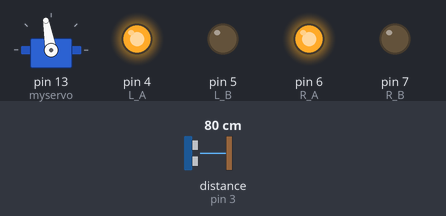
Simulated run of this sketch. Board: Arduino Uno, built with avr-gcc and run on an emulated ATmega328P. On the bench: servo, output pins drawn as LEDs (lit = HIGH). Wiring (inferred from the names in the program): ultrasonic range finder: trigger pin 2; echo pin 3. Dashed ring = blinking. Inputs (shaded band) come from the test bench; at power-on: distance to the obstacle (sensor on pin 3) 80 cm. The echo pulse lasts 58.3 µs per cm; pins used as bus, display or sensor lines are not drawn.

Above: at 1.4 s.
1.5 s: distance to the obstacle (sensor on pin 3) set to 39 cm
3.0 s: distance to the obstacle (sensor on pin 3) set to 33 cm
At 4.25 s:
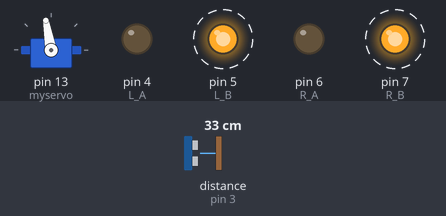
6.0 s: distance to the obstacle (sensor on pin 3) set to 60 cm
At 7.2 s:
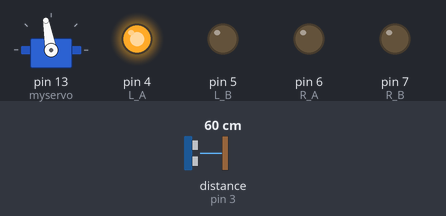
8.8 s: distance to the obstacle (sensor on pin 3) set to 35 cm
At 9.29 s:
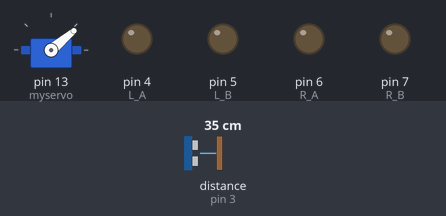
11.8 s: distance to the obstacle (sensor on pin 3) set to 23 cm
14.8 s: distance to the obstacle (sensor on pin 3) set to 19 cm
At 15.28 s:
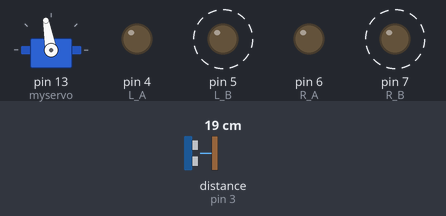
Timing chart, 0 to 18.8 s (numbered marks = the images above; inputs shaded):
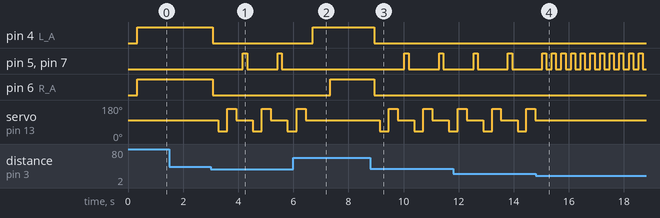

The sketch:

my_car.ino
```cpp
#include <Servo.h>
Servo myservo;  // 定义舵机变量
const int TrigPin = 2;
const int EchoPin = 3;
int L_A = 4;
int L_B = 5;
int R_A = 6;
int R_B = 7;
float a[6]={};
float CJ_data_a;

void csb(int pos)
{
  myservo.write(pos);
  delay(250);       //舵机动作时间
}

void Go_run()
{
  digitalWrite(L_A,HIGH);
  digitalWrite(L_B,LOW);
  digitalWrite(R_A,HIGH);
  digitalWrite(R_B,LOW);
}


void Go_back()
{
  digitalWrite(L_A,LOW);
  digitalWrite(L_B,HIGH);
  digitalWrite(R_A,LOW);
  digitalWrite(R_B,HIGH);
  delay(80);
}

void left()
{
  digitalWrite(L_A,HIGH);
  digitalWrite(L_B,LOW);
  digitalWrite(R_A,LOW);
  digitalWrite(R_B,LOW);
  delay(550);
}

void right()
{
  digitalWrite(L_A,LOW);
  digitalWrite(L_B,LOW);
  digitalWrite(R_A,HIGH);
  digitalWrite(R_B,LOW);
  delay(550);
}

void stop()
{
  digitalWrite(L_A,LOW);
  digitalWrite(L_B,LOW);
  digitalWrite(R_A,LOW);
  digitalWrite(R_B,LOW);
}

//读取前置超声波测距数据
void read_csb(int TrigPin,int EchoPin)
{
  unsigned int s,t,f;
  // 产生一个10us的高脉冲去触发TrigPin
  for (s=0;s<6;s++)         //连续6次，读取前置超声波测距数值
  {
    digitalWrite(TrigPin, LOW);    //引脚 2 为 低
    delayMicroseconds(2);           //延时
    digitalWrite(TrigPin, HIGH);   //引脚 3 为 高
    delayMicroseconds(10);
    digitalWrite(TrigPin, LOW);           // 检测脉冲宽度，并计算出距离
    a[s] = pulseIn(EchoPin, HIGH) / 58.00;   //s 即为上面的0～6的数值。分别将数值存入a[0]～a[5]中
    delay(10);
  }
}

//对超声波数组进行排序（冒泡法：小额数值往上走，大的数值往下走）
void Cj_data()
{
  unsigned int i,j,s;
  float temp1;

  for(s=0;s<6;s++)
  {
    for(j=0;j<=5;j++)
    {
      for (i=0;i<5-j;i++)
        if (a[i]>a[i+1])
        {
          temp1=a[i];         //前置数值
          a[i]=a[i+1];
          a[i+1]=temp1;
        }
    }
  }
}


//对超声波数组排序结果，掐头去尾取平均，得到测距值
void JL()
 {
    unsigned int i;
    float CJ_temp1;
    for (i=1;i<5;i++)
    {
       CJ_temp1+=a[i];    //累加
    }

    CJ_data_a=CJ_temp1*100/400;      //取4个数据取平均
 }
//测定当前距离
void CJ()
 {
  read_csb(2,3);       //读前置超声波
  Cj_data();      //对数据排序
  JL();           //掐头去尾取平均，得到测距值

}


void JL_Panduan()
{
    if (CJ_data_a<20)
  {
      stop();
      delay(200);
      Go_back();
  }
   else
  {
    if (CJ_data_a<35)
    {
      stop();
      delay(200);
      LR_panduan();
    }
    else
    {
      Go_run();
      }
    }
  }


void LR_panduan()
{
  float M1, M2;
  csb(40);      //舵机转右40°
  CJ();         //测定当前距离
  M1=CJ_data_a;   //40°右侧距离
  csb(160);     //舵机转左160°
  CJ();
  M2=CJ_data_a;   //160°左侧距离
  csb(100);     //舵机归正位

  if((M1<40)&&(M2<40))
  {
    Go_back();
  }
  if((M1<40)&&(M2>40))
  {
    left();
  }
  if((M1>40)&&(M2<40))
  {
    right();
  }
  if((M1>40)&&(M2>40))
  {
    left();
  }
}


void setup()
{
   pinMode(2, OUTPUT);   //前置超声波接口引脚
   pinMode(3, INPUT);
   pinMode(4, OUTPUT);
   pinMode(5, OUTPUT);
   pinMode(6, OUTPUT);
   pinMode(7, OUTPUT);
   Serial.begin(9600);
   myservo.attach(13);  //定义舵机接口数字接口13
   csb(100);      //舵机带动超声波传感器至正位
}
void loop()

{
  while(1)
    {
      CJ();
    JL_Panduan();
    }
}
```

Measured:
- the behaviour switches between 36 and 35 cm on distance to the obstacle (sensor on pin 3) (found by bisection; images 0 and 1)
- the behaviour switches between 21 and 20 cm on distance to the obstacle (sensor on pin 3) (found by bisection; images 3 and 4)
- after the input at 1.5 s, every drawn part: stays the same
- after the input at 3.0 s, pin 4 (L_A), pin 6 (R_A): HIGH → LOW after 0.07 s; pin 5 (L_B), pin 7 (R_B): alternates HIGH for 0.16 s and LOW for 1.1 s, starting after 1.2 s; servo on pin 13 (myservo): 100° → 40° after 0.27 s, → 160° 0.33 s later, → 100° 0.33 s later, → 40° 0.61 s later, … (7 changes in this stretch)
- after the input at 6.0 s, pin 4 (L_A): LOW → HIGH after 0.70 s; pin 5 (L_B), pin 7 (R_B): stops changing and stays LOW; pin 6 (R_A): LOW → HIGH after 1.3 s; servo on pin 13 (myservo): goes on until 6.5 s, then stays 100°
- after the input at 8.8 s, pin 4 (L_A), pin 6 (R_A): HIGH → LOW after 0.13 s; pin 5 (L_B), pin 7 (R_B): alternates HIGH for 0.16 s and LOW for 1.1 s, starting after 1.2 s; servo on pin 13 (myservo): 100° → 40° after 0.33 s, → 160° 0.33 s later, → 100° 0.33 s later, → 40° 0.61 s later, … (7 changes in this stretch)
- after the input at 14.8 s, pin 5 (L_B), pin 7 (R_B): alternates HIGH for 0.15 s and LOW for 0.20 s, starting after 0.58 s; servo on pin 13 (myservo): stops changing and stays 100°
